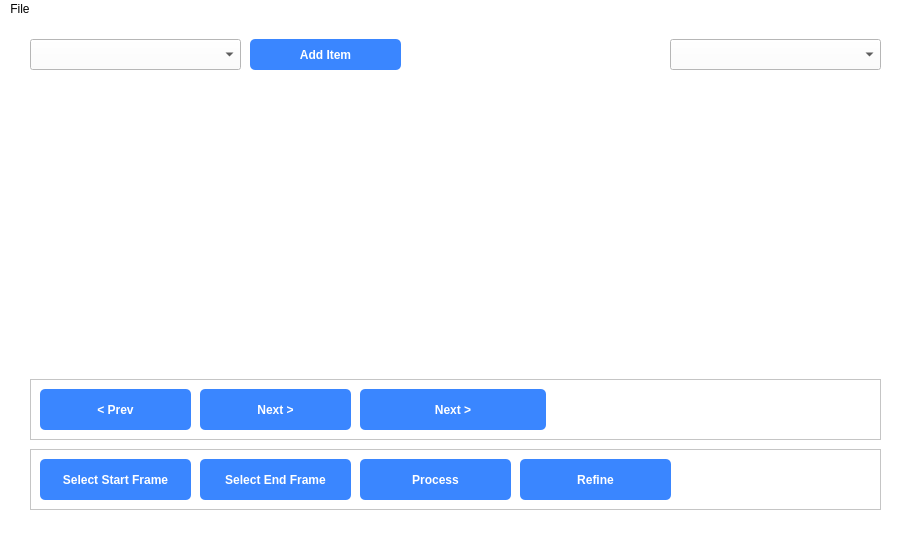
<?xml version="1.0" encoding="UTF-8"?>
<ui version="4.0">
 <class>MainWindow</class>
 <widget class="QMainWindow" name="MainWindow">
  <property name="geometry">
   <rect>
    <x>0</x>
    <y>0</y>
    <width>912</width>
    <height>557</height>
   </rect>
  </property>
  <property name="windowTitle">
   <string>MainWindow</string>
  </property>
  <property name="styleSheet">
   <string notr="true">	background-color: rgb(255, 255, 255);
</string>
  </property>
  <widget class="QWidget" name="centralwidget">
   <widget class="QLabel" name="lblImage1">
    <property name="geometry">
     <rect>
      <x>30</x>
      <y>70</y>
      <width>411</width>
      <height>281</height>
     </rect>
    </property>
    <property name="text">
     <string/>
    </property>
    <property name="pixmap">
     <pixmap resource="placeholder.qrc">:/frame/frame-002561.jpg</pixmap>
    </property>
    <property name="scaledContents">
     <bool>true</bool>
    </property>
   </widget>
   <widget class="QLabel" name="lblImage2">
    <property name="geometry">
     <rect>
      <x>470</x>
      <y>70</y>
      <width>411</width>
      <height>281</height>
     </rect>
    </property>
    <property name="text">
     <string/>
    </property>
    <property name="pixmap">
     <pixmap resource="placeholder.qrc">:/result/frame-002561.jpg</pixmap>
    </property>
    <property name="scaledContents">
     <bool>true</bool>
    </property>
   </widget>
   <widget class="QComboBox" name="cmbItems">
    <property name="geometry">
     <rect>
      <x>30</x>
      <y>20</y>
      <width>211</width>
      <height>31</height>
     </rect>
    </property>
   </widget>
   <widget class="QComboBox" name="cmbResult">
    <property name="geometry">
     <rect>
      <x>670</x>
      <y>20</y>
      <width>211</width>
      <height>31</height>
     </rect>
    </property>
   </widget>
   <widget class="QFrame" name="frame">
    <property name="geometry">
     <rect>
      <x>30</x>
      <y>360</y>
      <width>851</width>
      <height>61</height>
     </rect>
    </property>
    <property name="frameShape">
     <enum>QFrame::StyledPanel</enum>
    </property>
    <property name="frameShadow">
     <enum>QFrame::Raised</enum>
    </property>
    <property name="lineWidth">
     <number>1</number>
    </property>
    <widget class="QPushButton" name="pushButton">
     <property name="geometry">
      <rect>
       <x>10</x>
       <y>10</y>
       <width>151</width>
       <height>41</height>
      </rect>
     </property>
     <property name="styleSheet">
      <string notr="true">QPushButton {
	color: white;
	background-color: rgb(58, 134, 255);
	border-radius: 5px;
	font: bold
}

QPushButton:pressed {
	background-color: rgb(120, 180, 255);

}</string>
     </property>
     <property name="text">
      <string>&lt; Prev</string>
     </property>
    </widget>
    <widget class="QPushButton" name="pushButton_2">
     <property name="geometry">
      <rect>
       <x>170</x>
       <y>10</y>
       <width>151</width>
       <height>41</height>
      </rect>
     </property>
     <property name="styleSheet">
      <string notr="true">QPushButton {
	color: white;
	background-color: rgb(58, 134, 255);
	border-radius: 5px;
	font: bold
}

QPushButton:pressed {
	background-color: rgb(120, 180, 255);

}</string>
     </property>
     <property name="text">
      <string>Next &gt;</string>
     </property>
    </widget>
    <widget class="QPushButton" name="pushButton_8">
     <property name="geometry">
      <rect>
       <x>330</x>
       <y>10</y>
       <width>186</width>
       <height>41</height>
      </rect>
     </property>
     <property name="styleSheet">
      <string notr="true">QPushButton {
	color: white;
	background-color: rgb(58, 134, 255);
	border-radius: 5px;
	font: bold
}

QPushButton:pressed {
	background-color: rgb(120, 180, 255);

}</string>
     </property>
     <property name="text">
      <string>Next &gt;</string>
     </property>
    </widget>
   </widget>
   <widget class="QFrame" name="frame_2">
    <property name="geometry">
     <rect>
      <x>30</x>
      <y>430</y>
      <width>851</width>
      <height>61</height>
     </rect>
    </property>
    <property name="frameShape">
     <enum>QFrame::StyledPanel</enum>
    </property>
    <property name="frameShadow">
     <enum>QFrame::Raised</enum>
    </property>
    <property name="lineWidth">
     <number>1</number>
    </property>
    <widget class="QPushButton" name="pushButton_3">
     <property name="geometry">
      <rect>
       <x>10</x>
       <y>10</y>
       <width>151</width>
       <height>41</height>
      </rect>
     </property>
     <property name="styleSheet">
      <string notr="true">QPushButton {
	color: white;
	background-color: rgb(58, 134, 255);
	border-radius: 5px;
	font: bold
}

QPushButton:pressed {
	background-color: rgb(120, 180, 255);

}</string>
     </property>
     <property name="text">
      <string>Select Start Frame</string>
     </property>
    </widget>
    <widget class="QPushButton" name="pushButton_4">
     <property name="geometry">
      <rect>
       <x>170</x>
       <y>10</y>
       <width>151</width>
       <height>41</height>
      </rect>
     </property>
     <property name="styleSheet">
      <string notr="true">QPushButton {
	color: white;
	background-color: rgb(58, 134, 255);
	border-radius: 5px;
	font: bold
}

QPushButton:pressed {
	background-color: rgb(120, 180, 255);

}</string>
     </property>
     <property name="text">
      <string>Select End Frame</string>
     </property>
    </widget>
    <widget class="QPushButton" name="pushButton_5">
     <property name="geometry">
      <rect>
       <x>330</x>
       <y>10</y>
       <width>151</width>
       <height>41</height>
      </rect>
     </property>
     <property name="styleSheet">
      <string notr="true">QPushButton {
	color: white;
	background-color: rgb(58, 134, 255);
	border-radius: 5px;
	font: bold
}

QPushButton:pressed {
	background-color: rgb(120, 180, 255);

}</string>
     </property>
     <property name="text">
      <string>Process</string>
     </property>
    </widget>
    <widget class="QPushButton" name="pushButton_6">
     <property name="geometry">
      <rect>
       <x>490</x>
       <y>10</y>
       <width>151</width>
       <height>41</height>
      </rect>
     </property>
     <property name="styleSheet">
      <string notr="true">QPushButton {
	color: white;
	background-color: rgb(58, 134, 255);
	border-radius: 5px;
	font: bold
}

QPushButton:pressed {
	background-color: rgb(120, 180, 255);

}</string>
     </property>
     <property name="text">
      <string>Refine</string>
     </property>
    </widget>
   </widget>
   <widget class="QPushButton" name="btnAddItem">
    <property name="geometry">
     <rect>
      <x>250</x>
      <y>20</y>
      <width>151</width>
      <height>31</height>
     </rect>
    </property>
    <property name="styleSheet">
     <string notr="true">QPushButton {
	color: white;
	background-color: rgb(58, 134, 255);
	border-radius: 5px;
	font: bold
}

QPushButton:pressed {
	background-color: rgb(120, 180, 255);

}</string>
    </property>
    <property name="text">
     <string>Add Item</string>
    </property>
   </widget>
  </widget>
  <widget class="QMenuBar" name="menubar">
   <property name="geometry">
    <rect>
     <x>0</x>
     <y>0</y>
     <width>912</width>
     <height>22</height>
    </rect>
   </property>
   <widget class="QMenu" name="menuFile">
    <property name="title">
     <string>File</string>
    </property>
    <addaction name="menuOpen"/>
   </widget>
   <addaction name="menuFile"/>
  </widget>
  <widget class="QStatusBar" name="statusbar"/>
  <action name="menuOpen">
   <property name="text">
    <string>Open..</string>
   </property>
  </action>
 </widget>
 <resources>
  <include location="placeholder.qrc"/>
 </resources>
 <connections/>
</ui>
